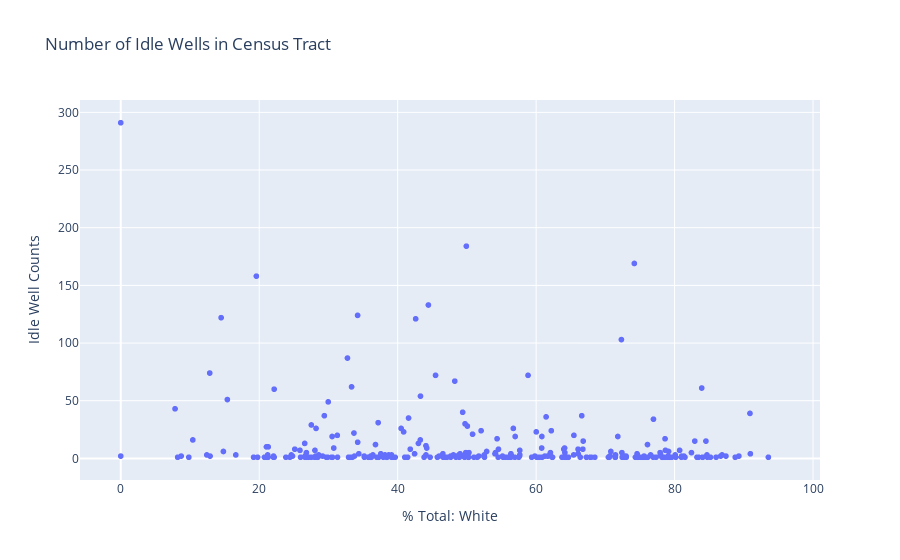
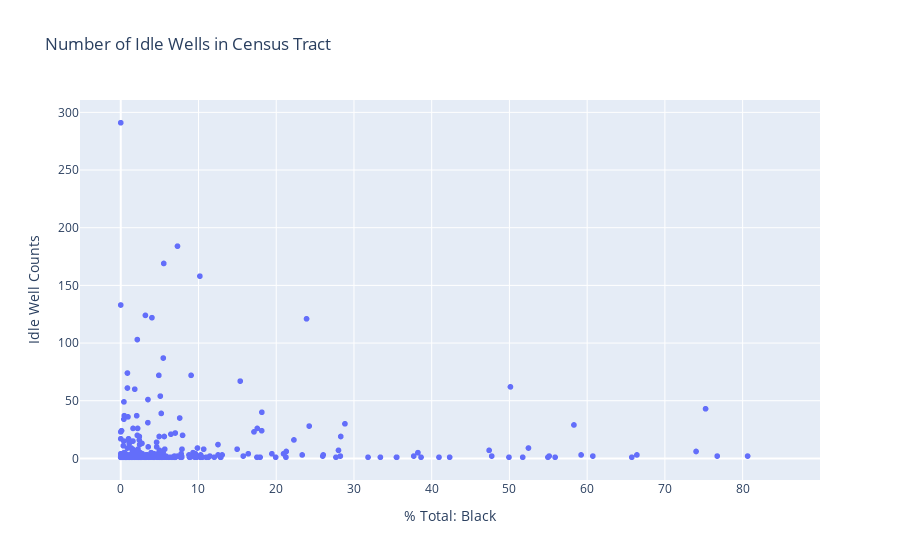
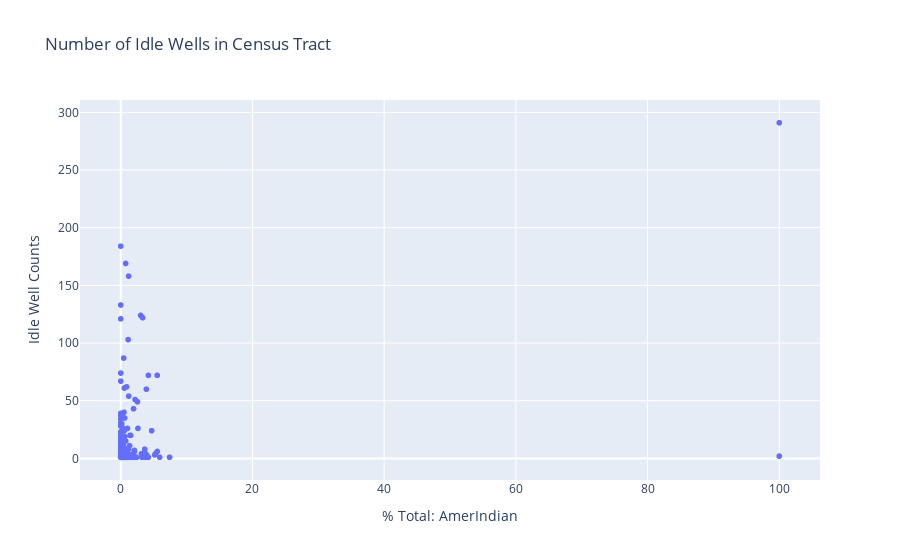
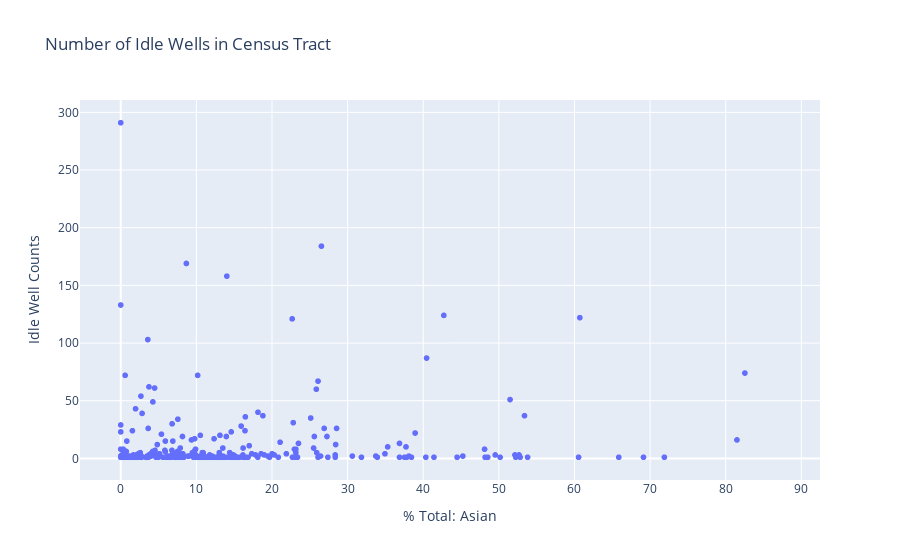

Notebook cell for these charts, in order:
### Code cell
for col in columns_of_interest:
    plotly_scatter_wellCounts(xcol = col)

### Figure 1 — Plotly figure (JSON) as saved in the notebook; plotly's stock layout.template omitted (floating-point values rounded to 4 significant figures; data arrays with more than 128 entries replaced by an {"elided": "..."} marker saying what was removed)
{"data": [{"hovertemplate": "% Total: White=%{x}<br>Idle Well Counts=%{y}<extra></extra>", "legendgroup": "", "marker": {"color": "#636efa", "symbol": "circle"}, "mode": "markers", "name": "", "showlegend": false, "type": "scattergl", "x": {"elided": "2346 float values"}, "xaxis": "x", "y": {"elided": "2346 int values"}, "yaxis": "y"}], "layout": {"autosize": true, "legend": {"tracegroupgap": 0}, "title": {"text": "Number of Idle Wells in Census Tract"}, "xaxis": {"anchor": "y", "autorange": true, "domain": [0, 1], "range": [-5.835, 101.0], "title": {"text": "% Total: White"}, "type": "linear"}, "yaxis": {"anchor": "x", "autorange": true, "domain": [0, 1], "range": [-22.93, 314.9], "title": {"text": "Idle Well Counts"}, "type": "linear"}}}

### Figure 2 — Plotly figure (JSON) as saved in the notebook; plotly's stock layout.template omitted (floating-point values rounded to 4 significant figures; data arrays with more than 128 entries replaced by an {"elided": "..."} marker saying what was removed)
{"data": [{"hovertemplate": "% Total: Black=%{x}<br>Idle Well Counts=%{y}<extra></extra>", "legendgroup": "", "marker": {"color": "#636efa", "symbol": "circle"}, "mode": "markers", "name": "", "showlegend": false, "type": "scattergl", "x": {"elided": "2346 float values"}, "xaxis": "x", "y": {"elided": "2346 int values"}, "yaxis": "y"}], "layout": {"autosize": true, "legend": {"tracegroupgap": 0}, "title": {"text": "Number of Idle Wells in Census Tract"}, "xaxis": {"anchor": "y", "autorange": true, "domain": [0, 1], "range": [-5.197, 89.91], "title": {"text": "% Total: Black"}, "type": "linear"}, "yaxis": {"anchor": "x", "autorange": true, "domain": [0, 1], "range": [-22.93, 314.9], "title": {"text": "Idle Well Counts"}, "type": "linear"}}}

### Figure 3 — Plotly figure (JSON) as saved in the notebook; plotly's stock layout.template omitted (floating-point values rounded to 4 significant figures; data arrays with more than 128 entries replaced by an {"elided": "..."} marker saying what was removed)
{"data": [{"hovertemplate": "% Total: AmerIndian=%{x}<br>Idle Well Counts=%{y}<extra></extra>", "legendgroup": "", "marker": {"color": "#636efa", "symbol": "circle"}, "mode": "markers", "name": "", "showlegend": false, "type": "scattergl", "x": {"elided": "2346 float values"}, "xaxis": "x", "y": {"elided": "2346 int values"}, "yaxis": "y"}], "layout": {"autosize": true, "legend": {"tracegroupgap": 0}, "title": {"text": "Number of Idle Wells in Census Tract"}, "xaxis": {"anchor": "y", "autorange": true, "domain": [0, 1], "range": [-6.135, 106.1], "title": {"text": "% Total: AmerIndian"}, "type": "linear"}, "yaxis": {"anchor": "x", "autorange": true, "domain": [0, 1], "range": [-22.93, 314.9], "title": {"text": "Idle Well Counts"}, "type": "linear"}}}

### Figure 4 — Plotly figure (JSON) as saved in the notebook; plotly's stock layout.template omitted (floating-point values rounded to 4 significant figures; data arrays with more than 128 entries replaced by an {"elided": "..."} marker saying what was removed)
{"data": [{"hovertemplate": "% Total: Asian=%{x}<br>Idle Well Counts=%{y}<extra></extra>", "legendgroup": "", "marker": {"color": "#636efa", "symbol": "circle"}, "mode": "markers", "name": "", "showlegend": false, "type": "scattergl", "x": {"elided": "2346 float values"}, "xaxis": "x", "y": {"elided": "2346 int values"}, "yaxis": "y"}], "layout": {"autosize": true, "legend": {"tracegroupgap": 0}, "title": {"text": "Number of Idle Wells in Census Tract"}, "xaxis": {"anchor": "y", "autorange": true, "domain": [0, 1], "range": [-5.342, 92.42], "title": {"text": "% Total: Asian"}, "type": "linear"}, "yaxis": {"anchor": "x", "autorange": true, "domain": [0, 1], "range": [-22.93, 314.9], "title": {"text": "Idle Well Counts"}, "type": "linear"}}}
